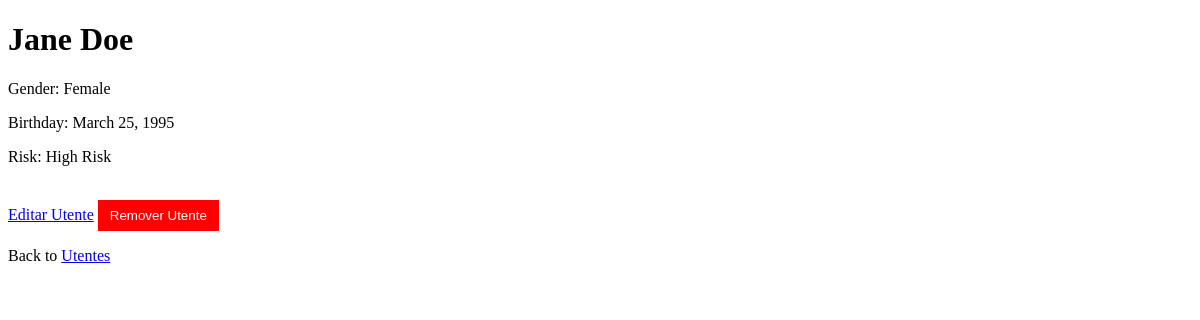
Page /utentes/details/2 on the committed database.
### utentes/models.py (models this page shows, shortened)
class Utente(models.Model):
    firstname = models.CharField(max_length=255)
    lastname = models.CharField(max_length=255)
    gender = models.CharField(max_length=255)
    risk = models.CharField(max_length=255)
    birthday = models.DateField()

### utentes/views.py (the view)
# urls.py: path('utentes/details/<int:id>', views.details, name='details'),
def details(request, id):
  mymember = Utente.objects.get(id=id)
  template = loader.get_template('details.html')
  context = {
    'mymember': mymember,
  }
  return HttpResponse(template.render(context, request))

### utentes/templates/details.html (shortened to what this page needs)
{% extends "master.html" %}
{% block content %}
    <h1>{{ mymember.firstname }} {{ mymember.lastname }}</h1>
    <p>Gender: {{ mymember.gender }}</p>
    <p>Birthday: {{ mymember.birthday }}</p>
    <p>Risk: {{ mymember.risk }}</p>
    <br>
    <a href="/utentes/editarUtente/{{mymember.id}}">Editar Utente</a>
    <button onclick="openPopup()" style="background-color: red; color: white; border: none; padding: 8px 12px; cursor: pointer;">
      Remover Utente
    </button>
    <p>Back to <a href="/utentes">Utentes</a></p>
{% endblock %}

### rows in the picture
Utente: firstname "Jane", lastname "Doe", gender "Female", birthday "March 25, 1995", risk "High Risk"
